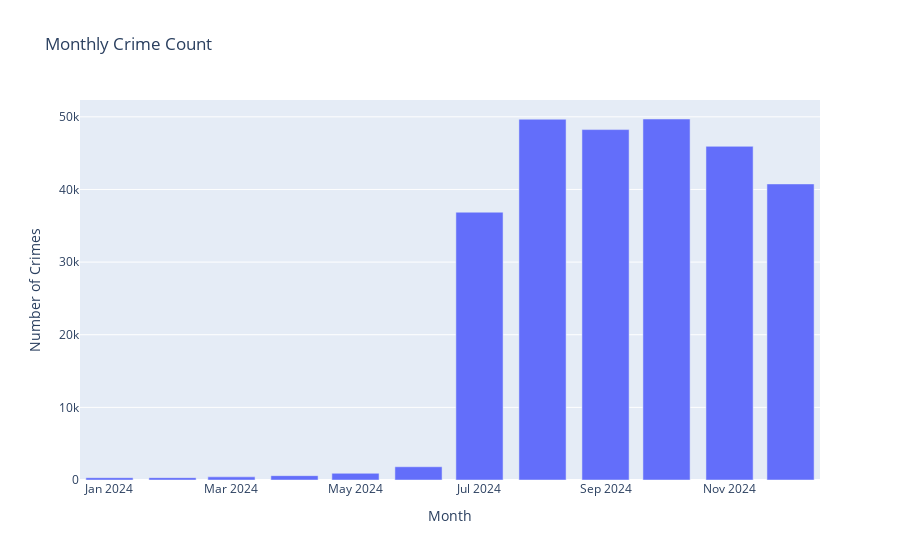

The code cell stored with this chart in its notebook:
### Markdown cell above
## 4. Compute & Visualize Monthly Crime Totals

Here we:

1. Group crime incidents by `(year, month)` to get monthly totals.
2. Create a `month_start` datetime as the first day of each month.
3. Render a Plotly bar chart of monthly crime counts.

**Why?**  
Monthly aggregation surfaces seasonal cycles and longer‑term trends that might be obscured in daily noise.

### Code cell
## 4. Monthly Crime Trend
# %%
# Aggregate by year and month
df_monthly = (
    df_crime.groupby(['year', 'month'])
           .size()
           .reset_index(name='crime_count')
)
# Create a datetime for the first day of each month for plotting
df_monthly['month_start'] = pd.to_datetime(
    df_monthly[['year', 'month']].assign(day=1)
)

# Plot interactive bar chart for monthly counts
fig = px.bar(
    df_monthly,
    x='month_start',
    y='crime_count',
    title='Monthly Crime Count',
    labels={'crime_count': 'Number of Crimes', 'month_start': 'Month'}
)
fig.show()

### Figure 1 — Plotly figure (JSON) as saved in the notebook; plotly's stock layout.template omitted (floating-point values rounded to 4 significant figures)
{"data": [{"hovertemplate": "Month=%{x}<br>Number of Crimes=%{y}<extra></extra>", "legendgroup": "", "marker": {"color": "#636efa", "pattern": {"shape": ""}}, "name": "", "orientation": "v", "showlegend": false, "textposition": "auto", "type": "bar", "x": ["2024-01-01T00:00:00.000000000", "2024-02-01T00:00:00.000000000", "2024-03-01T00:00:00.000000000", "2024-04-01T00:00:00.000000000", "2024-05-01T00:00:00.000000000", "2024-06-01T00:00:00.000000000", "2024-07-01T00:00:00.000000000", "2024-08-01T00:00:00.000000000", "2024-09-01T00:00:00.000000000", "2024-10-01T00:00:00.000000000", "2024-11-01T00:00:00.000000000", "2024-12-01T00:00:00.000000000"], "xaxis": "x", "y": [318, 321, 431, 596, 921, 1824, 36868, 49668, 48244, 49701, 45939, 40762], "yaxis": "y"}], "layout": {"barmode": "relative", "legend": {"tracegroupgap": 0}, "title": {"text": "Monthly Crime Count"}, "xaxis": {"anchor": "y", "domain": [0, 1], "title": {"text": "Month"}}, "yaxis": {"anchor": "x", "domain": [0, 1], "title": {"text": "Number of Crimes"}}}}
